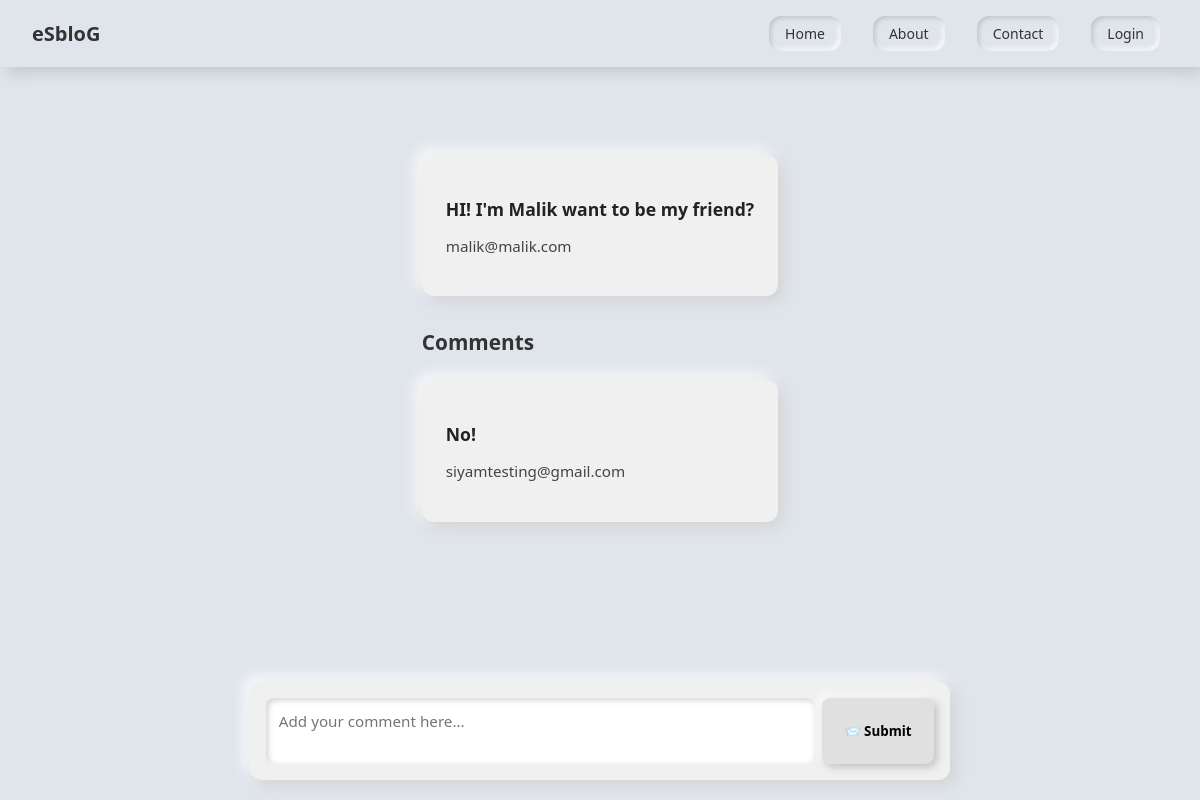
Before: /dashboard/add_comment/14/ with the older database file.
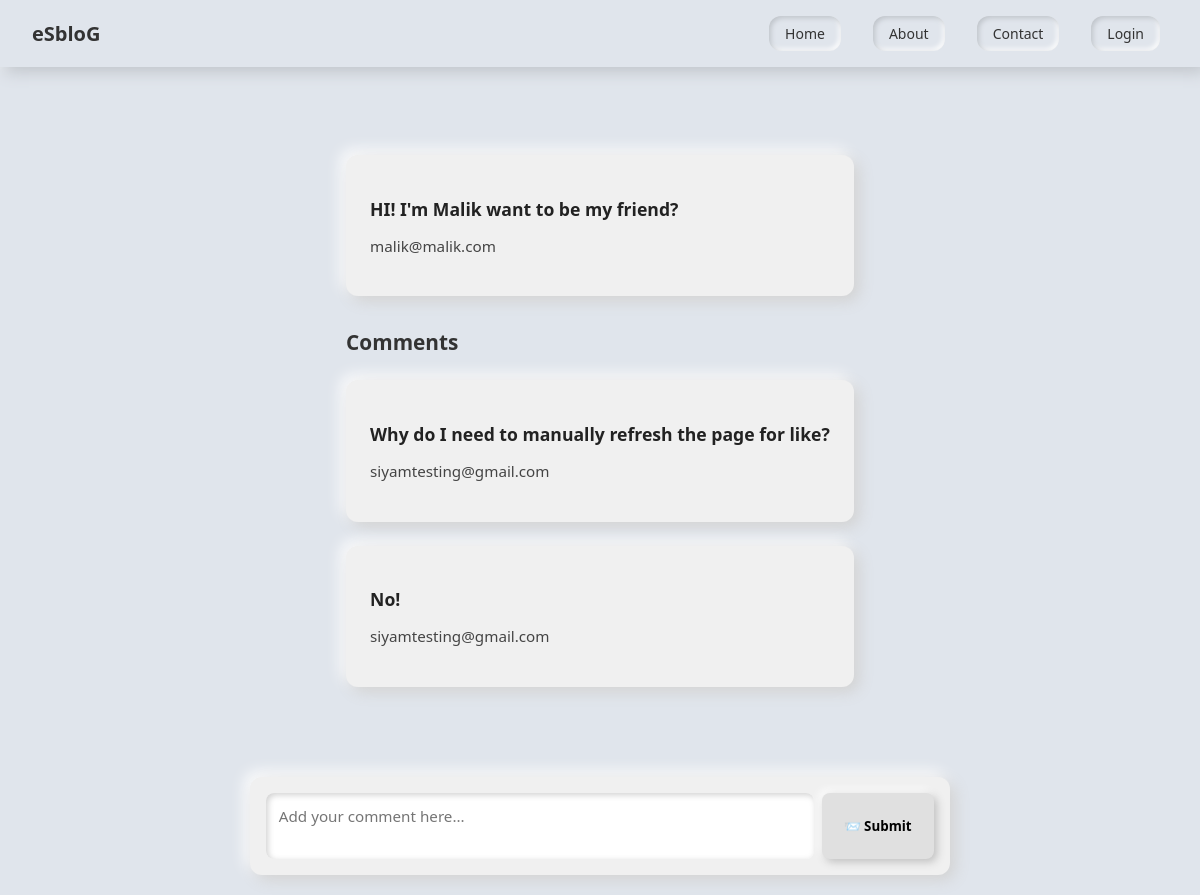
After: the same page with the newer database file.
### dashboard/models.py (models this page shows, shortened)
class User_comment(models.Model):
    id = models.AutoField(primary_key=True)
    post = models.ForeignKey(User_posts, on_delete=models.CASCADE, related_name="comments")
    user = models.ForeignKey(Login_info_new_p, on_delete=models.CASCADE, related_name="comments")
    comment = models.CharField(max_length=200)
    created_at = models.DateTimeField(auto_now_add=True)

class Login_info_new_p(models.Model):
    fname = models.CharField(max_length=100,default="Mr.")
    lname = models.CharField(max_length=100,default="Unknown")
    email = models.EmailField(max_length=50)
    password = models.CharField(max_length=50)
    def __str__(self):
        return self.email

### dashboard/views.py (the view, shortened to what this page needs)
# urls.py: path('add_comment/<int:post_id>/', views.add_comment, name="add_comment"),
def add_comment(request, post_id):
    post = User_posts.objects.get(id=post_id)
    comments = post.comments.all().order_by("-created_at")
    return render(request, "dashboard/comment.html", {"post": post, "comments": comments})

### dashboard/templates/dashboard/comment.html (shortened to what this page needs)
{% include 'dashboard/header.html' %}
<div class="comment-container">
    <div class="post-card">
        <h3 class="content">{{ post.post }}</h3>
        <p class="username">{{ post.u_name }}</p>
    </div>
    <h4 class="comment-section-title">Comments</h4>
    {% for comment in comments %}
    <div class="post-card">
        <h3 class="content">{{ comment.comment }}</h3>
        <p class="username">{{ comment.user }}</p>
    </div>
    {% empty %}
    <p class="content">No comments yet. Be the first to comment!</p>
    {% endfor %}
</div>
<div class="form">
    <form method="POST" action="{% url 'add_comment' post.id %}" style="display: flex; width: 100%; gap: 0.5rem;">
        <textarea name="comment" rows="2" placeholder="Add your comment here..." required></textarea>
        <button type="submit">📨 Submit</button>
    </form>
</div>
{% include 'dashboard/footer.html' %}

Changed rows visible on the page:
added User_comment: comment "Why do I need to manually refresh the page for like?", user "siyamtesting@gmail.com"
